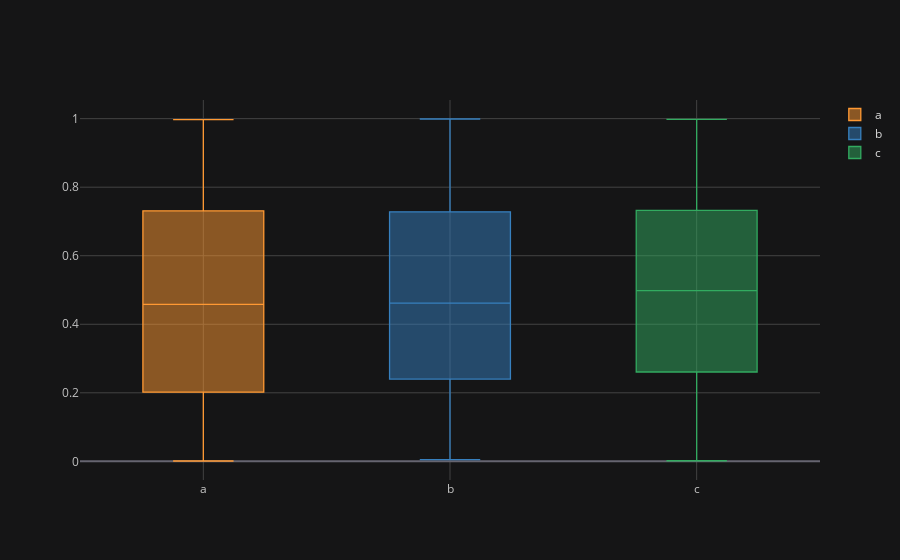

Source (notebook cell):
### Code cell
df.iplot(kind = 'box')

### Figure 1 — Plotly figure (JSON) as saved in the notebook; plotly's stock layout.template omitted (floating-point values rounded to 4 significant figures; data arrays with more than 128 entries replaced by an {"elided": "..."} marker saying what was removed)
{"data": [{"boxpoints": false, "line": {"width": 1.3}, "marker": {"color": "rgba(255, 153, 51, 1.0)"}, "name": "a", "orientation": "v", "type": "box", "y": {"elided": "300 float values"}}, {"boxpoints": false, "line": {"width": 1.3}, "marker": {"color": "rgba(55, 128, 191, 1.0)"}, "name": "b", "orientation": "v", "type": "box", "y": {"elided": "300 float values"}}, {"boxpoints": false, "line": {"width": 1.3}, "marker": {"color": "rgba(50, 171, 96, 1.0)"}, "name": "c", "orientation": "v", "type": "box", "y": {"elided": "300 float values"}}], "layout": {"legend": {"bgcolor": "#151516", "font": {"color": "#D9D9D9"}}, "paper_bgcolor": "#151516", "plot_bgcolor": "#151516", "title": {"font": {"color": "#D9D9D9"}}, "xaxis": {"gridcolor": "#434343", "showgrid": true, "tickfont": {"color": "#C2C2C2"}, "title": {"font": {"color": "#D9D9D9"}, "text": ""}, "zerolinecolor": "#666570"}, "yaxis": {"gridcolor": "#434343", "showgrid": true, "tickfont": {"color": "#C2C2C2"}, "title": {"font": {"color": "#D9D9D9"}, "text": ""}, "zerolinecolor": "#666570"}}}
